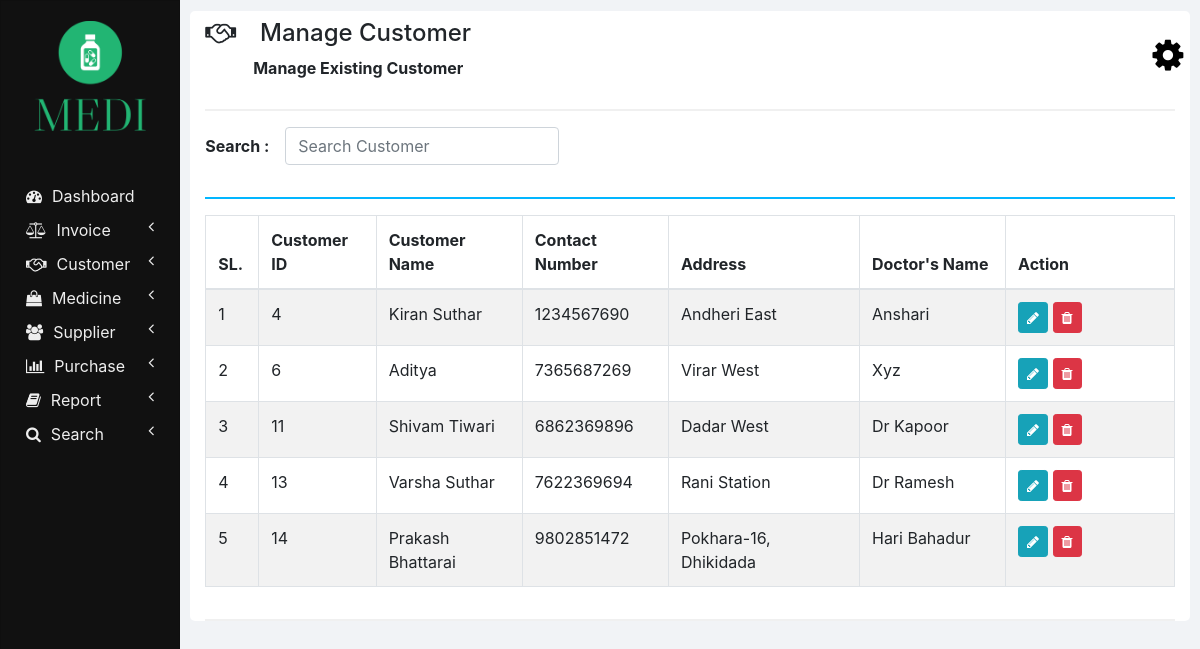
/manage_customer.php, run on an earlier commit of the app's database.
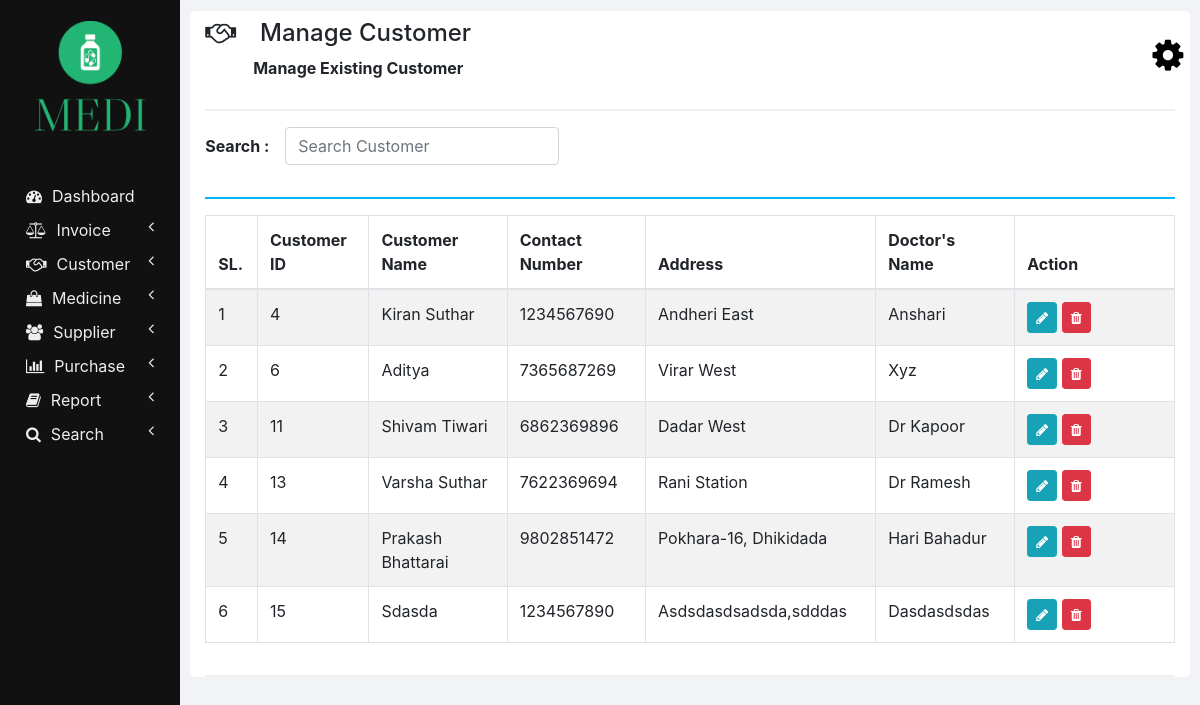
And on a later commit of the database.
### tables this page shows
CREATE TABLE `customers` (
  `ID` int(11) NOT NULL,
  `NAME` varchar(20) NOT NULL,
  `CONTACT_NUMBER` varchar(10) NOT NULL,
  `ADDRESS` varchar(100) NOT NULL,
  `DOCTOR_NAME` varchar(20) NOT NULL,
  `DOCTOR_ADDRESS` varchar(100) NOT NULL
);

### php/manage_customer.php (the view, shortened to what this page needs)
<?php
  function showCustomers($id) {
    require "db_connection.php";
    if($con) {
      $seq_no = 0;
      $query = "SELECT * FROM customers";
      $result = mysqli_query($con, $query);
      while($row = mysqli_fetch_array($result)) {
        $seq_no++;
        if($row['ID'] == $id)
          showEditOptionsRow($seq_no, $row);
        else
          showCustomerRow($seq_no, $row);
      }
    }
  }
  function showCustomerRow($seq_no, $row) {
    ?>
    <tr>
      <td><?php echo $seq_no; ?></td>
      <td><?php echo $row['ID'] ?></td>
      <td><?php echo $row['NAME']; ?></td>
      <td><?php echo $row['CONTACT_NUMBER']; ?></td>
      <td><?php echo $row['ADDRESS']; ?></td>
      <td><?php echo $row['DOCTOR_NAME']; ?></td>
      <td>
        <button href="" class="btn btn-info btn-sm" onclick="editCustomer(<?php echo $row['ID']; ?>);">
          <i class="fa fa-pencil"></i>
        </button>
        <button class="btn btn-danger btn-sm" onclick="deleteCustomer(<?php echo $row['ID']; ?>);">
          <i class="fa fa-trash"></i>
        </button>
      </td>
    </tr>
    <?php
  }
  ?>

What changed in the data, as far as the page shows it:
added customers: seq_no "6", ID "15", NAME "Sdasda", CONTACT_NUMBER "1234567890", ADDRESS "Asdsdasdsadsda,sdddas", DOCTOR_NAME "Dasdasdsdas"
